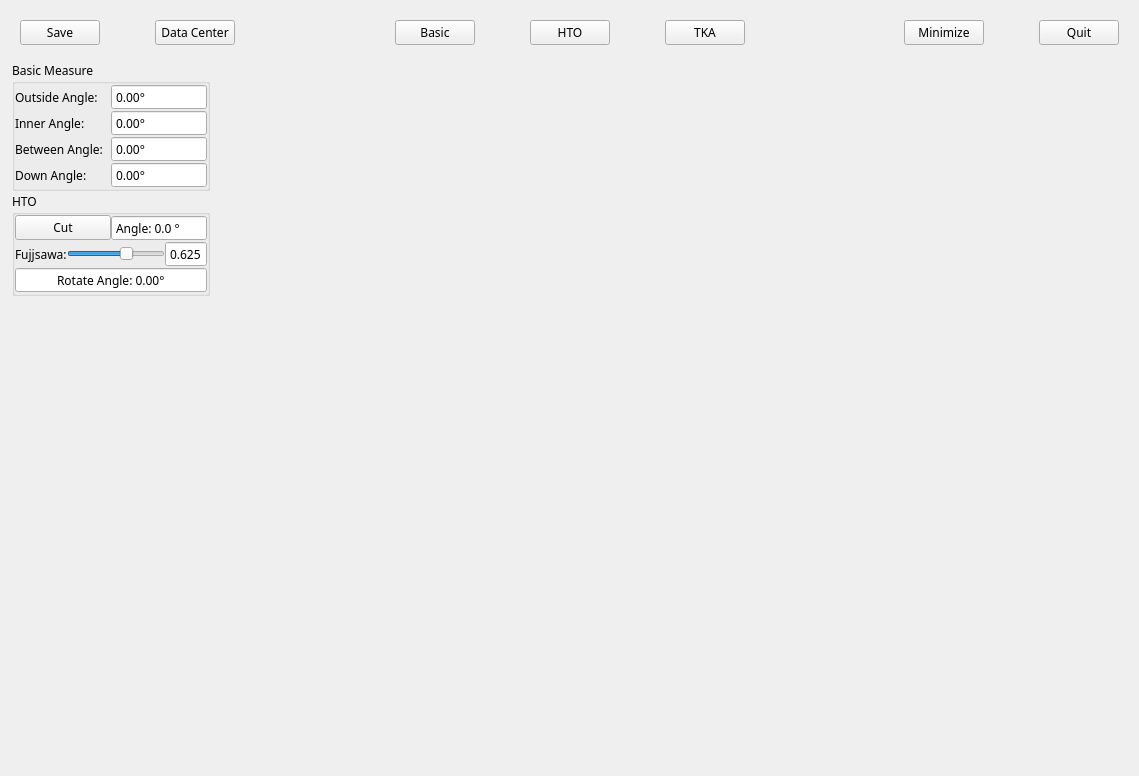
<?xml version="1.0" encoding="UTF-8"?>
<ui version="4.0">
 <class>PlanWidget</class>
 <widget class="QWidget" name="PlanWidget">
  <property name="geometry">
   <rect>
    <x>0</x>
    <y>0</y>
    <width>1139</width>
    <height>776</height>
   </rect>
  </property>
  <property name="font">
   <font>
    <family>微软雅黑 Light</family>
   </font>
  </property>
  <property name="windowTitle">
   <string>Form</string>
  </property>
  <layout class="QGridLayout" name="gridLayout_2">
   <item row="0" column="0">
    <widget class="QWidget" name="widget" native="true">
     <property name="minimumSize">
      <size>
       <width>0</width>
       <height>0</height>
      </size>
     </property>
     <property name="maximumSize">
      <size>
       <width>16777215</width>
       <height>100</height>
      </size>
     </property>
     <layout class="QGridLayout" name="gridLayout_5">
      <property name="horizontalSpacing">
       <number>55</number>
      </property>
      <item row="0" column="2">
       <spacer name="horizontalSpacer">
        <property name="orientation">
         <enum>Qt::Horizontal</enum>
        </property>
        <property name="sizeHint" stdset="0">
         <size>
          <width>319</width>
          <height>20</height>
         </size>
        </property>
       </spacer>
      </item>
      <item row="0" column="3">
       <widget class="QPushButton" name="BasicButton">
        <property name="text">
         <string>Basic</string>
        </property>
        <property name="checkable">
         <bool>true</bool>
        </property>
       </widget>
      </item>
      <item row="0" column="4">
       <widget class="QPushButton" name="HTOButton">
        <property name="text">
         <string>HTO</string>
        </property>
        <property name="checkable">
         <bool>true</bool>
        </property>
       </widget>
      </item>
      <item row="0" column="6">
       <spacer name="horizontalSpacer_2">
        <property name="orientation">
         <enum>Qt::Horizontal</enum>
        </property>
        <property name="sizeHint" stdset="0">
         <size>
          <width>318</width>
          <height>20</height>
         </size>
        </property>
       </spacer>
      </item>
      <item row="0" column="5">
       <widget class="QPushButton" name="TKAButton">
        <property name="text">
         <string>TKA</string>
        </property>
        <property name="checkable">
         <bool>true</bool>
        </property>
       </widget>
      </item>
      <item row="0" column="8">
       <widget class="QPushButton" name="QuitButton">
        <property name="text">
         <string>Quit</string>
        </property>
       </widget>
      </item>
      <item row="0" column="1">
       <widget class="QPushButton" name="DataCenterButton">
        <property name="text">
         <string>Data Center</string>
        </property>
       </widget>
      </item>
      <item row="0" column="7">
       <widget class="QPushButton" name="MinimizeButton">
        <property name="text">
         <string>Minimize</string>
        </property>
       </widget>
      </item>
      <item row="0" column="0">
       <widget class="QPushButton" name="SaveButton">
        <property name="text">
         <string>Save</string>
        </property>
       </widget>
      </item>
     </layout>
    </widget>
   </item>
   <item row="1" column="0">
    <layout class="QHBoxLayout" name="horizontalLayout">
     <item>
      <widget class="QWidget" name="InformationWidget" native="true">
       <property name="sizePolicy">
        <sizepolicy hsizetype="Expanding" vsizetype="Preferred">
         <horstretch>0</horstretch>
         <verstretch>0</verstretch>
        </sizepolicy>
       </property>
       <property name="maximumSize">
        <size>
         <width>200</width>
         <height>16777215</height>
        </size>
       </property>
       <layout class="QGridLayout" name="gridLayout_4">
        <property name="leftMargin">
         <number>1</number>
        </property>
        <property name="topMargin">
         <number>1</number>
        </property>
        <property name="rightMargin">
         <number>1</number>
        </property>
        <property name="bottomMargin">
         <number>1</number>
        </property>
        <property name="spacing">
         <number>1</number>
        </property>
        <item row="0" column="0">
         <widget class="QGroupBox" name="BasicGroupBox">
          <property name="title">
           <string>Basic Measure</string>
          </property>
          <layout class="QGridLayout" name="gridLayout_3">
           <property name="leftMargin">
            <number>0</number>
           </property>
           <property name="topMargin">
            <number>0</number>
           </property>
           <property name="rightMargin">
            <number>0</number>
           </property>
           <property name="bottomMargin">
            <number>0</number>
           </property>
           <property name="spacing">
            <number>0</number>
           </property>
           <item row="0" column="0">
            <layout class="QHBoxLayout" name="horizontalLayout_2">
             <item>
              <widget class="QLabel" name="label">
               <property name="text">
                <string>Outside Angle:</string>
               </property>
              </widget>
             </item>
             <item>
              <widget class="QDoubleSpinBox" name="KneeupAngleFemurSpinBox">
               <property name="readOnly">
                <bool>true</bool>
               </property>
               <property name="buttonSymbols">
                <enum>QAbstractSpinBox::NoButtons</enum>
               </property>
               <property name="suffix">
                <string>°</string>
               </property>
               <property name="maximum">
                <double>360.000000000000000</double>
               </property>
              </widget>
             </item>
            </layout>
           </item>
           <item row="1" column="0">
            <layout class="QHBoxLayout" name="horizontalLayout_3">
             <item>
              <widget class="QLabel" name="label_2">
               <property name="text">
                <string>Inner Angle:</string>
               </property>
              </widget>
             </item>
             <item>
              <widget class="QDoubleSpinBox" name="KneedownAngleAnkleSpinBox">
               <property name="readOnly">
                <bool>true</bool>
               </property>
               <property name="buttonSymbols">
                <enum>QAbstractSpinBox::NoButtons</enum>
               </property>
               <property name="suffix">
                <string>°</string>
               </property>
               <property name="maximum">
                <double>360.000000000000000</double>
               </property>
              </widget>
             </item>
            </layout>
           </item>
           <item row="2" column="0">
            <layout class="QHBoxLayout" name="horizontalLayout_4">
             <item>
              <widget class="QLabel" name="label_3">
               <property name="text">
                <string>Between Angle:</string>
               </property>
              </widget>
             </item>
             <item>
              <widget class="QDoubleSpinBox" name="KneeupAngleKneedownSpinBox">
               <property name="readOnly">
                <bool>true</bool>
               </property>
               <property name="buttonSymbols">
                <enum>QAbstractSpinBox::NoButtons</enum>
               </property>
               <property name="suffix">
                <string>°</string>
               </property>
               <property name="maximum">
                <double>360.000000000000000</double>
               </property>
              </widget>
             </item>
            </layout>
           </item>
           <item row="3" column="0">
            <layout class="QHBoxLayout" name="horizontalLayout_5">
             <item>
              <widget class="QLabel" name="label_4">
               <property name="text">
                <string>Down Angle:</string>
               </property>
              </widget>
             </item>
             <item>
              <widget class="QDoubleSpinBox" name="AnkleAngleKneedownSpinBox">
               <property name="readOnly">
                <bool>true</bool>
               </property>
               <property name="buttonSymbols">
                <enum>QAbstractSpinBox::NoButtons</enum>
               </property>
               <property name="prefix">
                <string/>
               </property>
               <property name="suffix">
                <string>°</string>
               </property>
               <property name="maximum">
                <double>360.000000000000000</double>
               </property>
              </widget>
             </item>
            </layout>
           </item>
          </layout>
         </widget>
        </item>
        <item row="1" column="0">
         <widget class="QGroupBox" name="HTOGroupBox">
          <property name="sizePolicy">
           <sizepolicy hsizetype="Preferred" vsizetype="Expanding">
            <horstretch>0</horstretch>
            <verstretch>0</verstretch>
           </sizepolicy>
          </property>
          <property name="minimumSize">
           <size>
            <width>0</width>
            <height>0</height>
           </size>
          </property>
          <property name="title">
           <string>HTO</string>
          </property>
          <layout class="QGridLayout" name="gridLayout_6">
           <property name="leftMargin">
            <number>0</number>
           </property>
           <property name="topMargin">
            <number>0</number>
           </property>
           <property name="rightMargin">
            <number>0</number>
           </property>
           <property name="bottomMargin">
            <number>0</number>
           </property>
           <property name="spacing">
            <number>0</number>
           </property>
           <item row="0" column="0">
            <layout class="QHBoxLayout" name="horizontalLayout_7">
             <item>
              <widget class="QPushButton" name="HTOCutButton">
               <property name="text">
                <string>Cut</string>
               </property>
               <property name="checkable">
                <bool>true</bool>
               </property>
              </widget>
             </item>
             <item>
              <widget class="QDoubleSpinBox" name="HTOCutAngleSpinBox">
               <property name="readOnly">
                <bool>true</bool>
               </property>
               <property name="buttonSymbols">
                <enum>QAbstractSpinBox::NoButtons</enum>
               </property>
               <property name="prefix">
                <string>Angle: </string>
               </property>
               <property name="suffix">
                <string> °</string>
               </property>
               <property name="decimals">
                <number>1</number>
               </property>
               <property name="minimum">
                <double>-180.000000000000000</double>
               </property>
               <property name="maximum">
                <double>180.000000000000000</double>
               </property>
              </widget>
             </item>
            </layout>
           </item>
           <item row="3" column="0">
            <spacer name="verticalSpacer_2">
             <property name="orientation">
              <enum>Qt::Vertical</enum>
             </property>
             <property name="sizeHint" stdset="0">
              <size>
               <width>20</width>
               <height>10</height>
              </size>
             </property>
            </spacer>
           </item>
           <item row="1" column="0">
            <layout class="QHBoxLayout" name="horizontalLayout_6">
             <item>
              <widget class="QLabel" name="label_5">
               <property name="text">
                <string>Fujjsawa:</string>
               </property>
              </widget>
             </item>
             <item>
              <widget class="QSlider" name="FujisawaPositionSlider">
               <property name="maximum">
                <number>1000</number>
               </property>
               <property name="pageStep">
                <number>1</number>
               </property>
               <property name="value">
                <number>625</number>
               </property>
               <property name="orientation">
                <enum>Qt::Horizontal</enum>
               </property>
              </widget>
             </item>
             <item>
              <widget class="QDoubleSpinBox" name="FujisawaPositionSpinBox">
               <property name="alignment">
                <set>Qt::AlignCenter</set>
               </property>
               <property name="readOnly">
                <bool>true</bool>
               </property>
               <property name="buttonSymbols">
                <enum>QAbstractSpinBox::NoButtons</enum>
               </property>
               <property name="decimals">
                <number>3</number>
               </property>
               <property name="maximum">
                <double>1.000000000000000</double>
               </property>
               <property name="singleStep">
                <double>0.050000000000000</double>
               </property>
               <property name="value">
                <double>0.625000000000000</double>
               </property>
              </widget>
             </item>
            </layout>
           </item>
           <item row="2" column="0">
            <widget class="QDoubleSpinBox" name="RotateAngleSpinBox">
             <property name="alignment">
              <set>Qt::AlignCenter</set>
             </property>
             <property name="readOnly">
              <bool>true</bool>
             </property>
             <property name="buttonSymbols">
              <enum>QAbstractSpinBox::NoButtons</enum>
             </property>
             <property name="prefix">
              <string>Rotate Angle: </string>
             </property>
             <property name="suffix">
              <string>°</string>
             </property>
             <property name="minimum">
              <double>-180.000000000000000</double>
             </property>
             <property name="maximum">
              <double>180.000000000000000</double>
             </property>
            </widget>
           </item>
          </layout>
         </widget>
        </item>
        <item row="2" column="0">
         <spacer name="verticalSpacer">
          <property name="orientation">
           <enum>Qt::Vertical</enum>
          </property>
          <property name="sizeHint" stdset="0">
           <size>
            <width>20</width>
            <height>529</height>
           </size>
          </property>
         </spacer>
        </item>
       </layout>
      </widget>
     </item>
     <item>
      <layout class="QGridLayout" name="gridLayout" columnstretch="5,2" columnminimumwidth="0,0">
       <item row="0" column="0">
        <widget class="QVTKOpenGLWidget" name="MainView" native="true"/>
       </item>
       <item row="0" column="1">
        <layout class="QVBoxLayout" name="verticalLayout">
         <item>
          <widget class="QVTKOpenGLWidget" name="FemurView" native="true"/>
         </item>
         <item>
          <widget class="QVTKOpenGLWidget" name="KneeView" native="true"/>
         </item>
         <item>
          <widget class="QVTKOpenGLWidget" name="AnkleView" native="true"/>
         </item>
        </layout>
       </item>
      </layout>
     </item>
    </layout>
   </item>
  </layout>
 </widget>
 <customwidgets>
  <customwidget>
   <class>QVTKOpenGLWidget</class>
   <extends>QWidget</extends>
   <header location="global">QVTKOpenGLWidget.h</header>
   <container>1</container>
  </customwidget>
 </customwidgets>
 <resources/>
 <connections/>
</ui>
